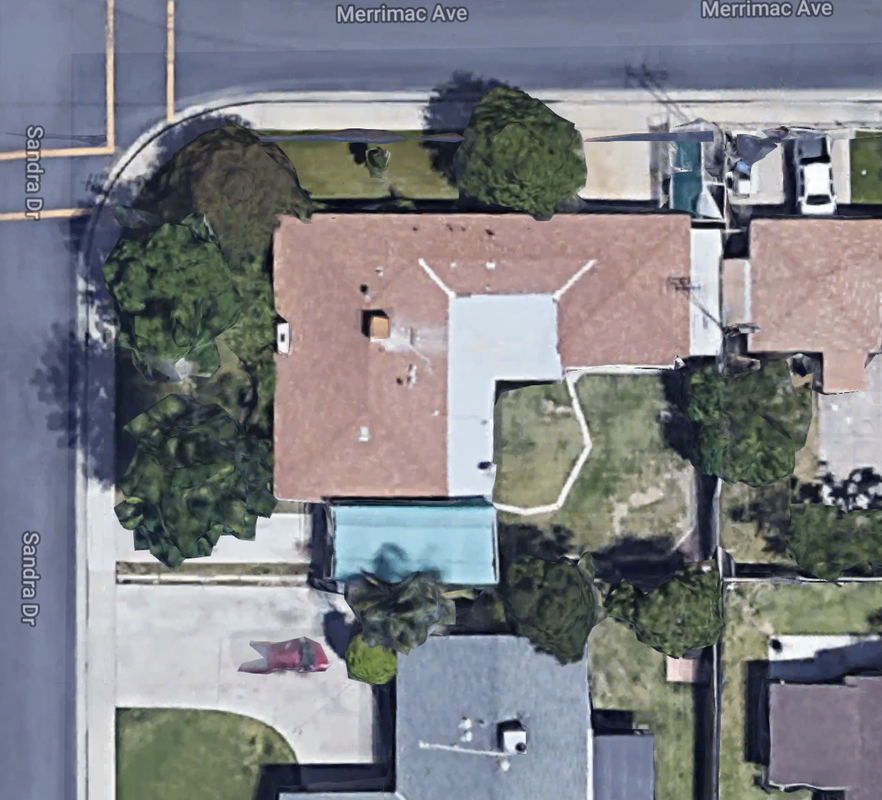
#> input picture segmentation/sample_images/image3.png, 882 x 800 px, shrunk from 1258 x 1140 before the run
$ jupyter execute --allow-errors 'segmentation jupyter.ipynb'   (older library calls are emulated)
#> lines starting #> are read from the running program, lines starting #| are printed output that depends on the picture; after the words box and inside, x2 and y2 are one past the last pixel; in counts of white or black regions, pixels touching at a corner belong together
# Method 1: Watershed

[cell 1]
import numpy as np
import cv2 as cv
from matplotlib import pyplot as plt

[cell 2]
img = cv.imread('./sample_images/image3.png',)
#> img is the input picture: shape (800, 882, 3); mean B, G, R 131.7, 127.3, 125.4
gray = cv.cvtColor(img,cv.COLOR_BGR2GRAY)

[cell 3]
# option1
#retval, threshold = cv.threshold(gray, 150, 255, cv.THRESH_BINARY)

# option2
ret, thresh = cv.threshold(gray,0,255,cv.THRESH_BINARY_INV + cv.THRESH_OTSU) #+cv.THRESH_OTSU
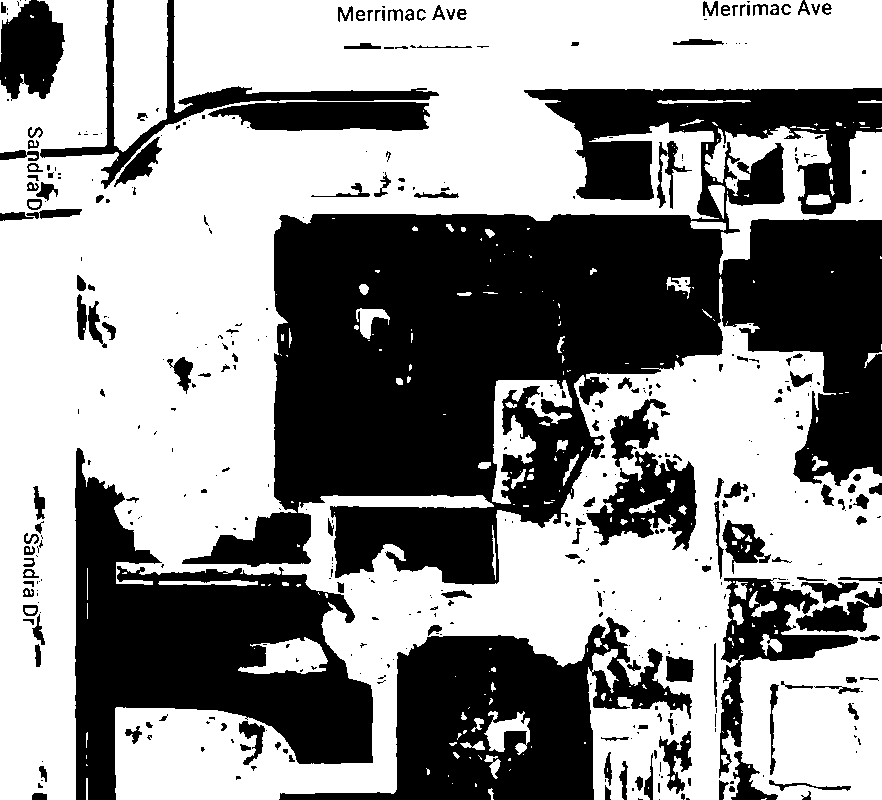
#> thresh: shape (800, 882); 57.2% white; 438 black regions (268 under 20 px), largest, box (x1, y1, x2, y2) and area: (182, 88, 882, 585) 170261, (75, 448, 373, 800) 47027, (279, 617, 692, 800) 32993
#> ret = 133

### Plotting the original image and first segmentation

[cell 4]
fig,ax = plt.subplots(ncols=2,nrows=1, figsize=(15,5))
ax[0].imshow(img)
ax[1].imshow(thresh)

fig.show()
#> figure, not shown here; B, G, R data is drawn as R, G, B

### Testing to blur the images (not using this yet)

[cell 5]
#blur = cv.blur(img,(20,20))
#plt.imshow(blur)

## Using another version of the filters above (this time with better results)

[cell 6]
gray = cv.cvtColor(img,cv.COLOR_BGR2GRAY)

# option1
retval, threshold = cv.threshold(gray, 150, 255, cv.THRESH_BINARY)
#> threshold: shape (800, 882); 34.6% white; 433 white regions (251 under 20 px), largest, box (x1, y1, x2, y2) and area: (274, 214, 723, 584) 95705, (75, 449, 373, 800) 45543, (721, 220, 882, 485) 26372
# option2
ret, thresh = cv.threshold(gray,0,255,cv.THRESH_BINARY_INV + cv.THRESH_OTSU) #+cv.THRESH_OTSU

[cell 7]
# noise removal
kernel = np.ones((3,3),np.uint8)
opening = cv.morphologyEx(thresh,cv.MORPH_OPEN,kernel, iterations = 1)
#> opening: shape (800, 882); 56.6% white; 300 black regions (186 under 20 px), largest, box (x1, y1, x2, y2) and area: (182, 88, 882, 585) 171939, (75, 448, 373, 800) 48070, (279, 617, 692, 800) 33573

# sure background area
sure_bg = cv.dilate(opening,kernel,iterations=7)
#> sure_bg: shape (800, 882); 74.3% white; 40 black regions (6 under 20 px), largest, box (x1, y1, x2, y2) and area: (281, 221, 715, 500) 78917, (82, 487, 366, 800) 33316, (729, 227, 882, 471) 21976

# Finding sure foreground area
dist_transform = cv.distanceTransform(opening,cv.DIST_L2,5)
ret, sure_fg = cv.threshold(dist_transform,0.05*dist_transform.max(),255,0)
#> sure_fg: shape (800, 882) float32; 42.2% white; 132 white regions (81 under 20 px), largest, box (x1, y1, x2, y2) and area: (0, 0, 882, 800) 183379, (326, 330, 882, 800) 55939, (119, 670, 394, 800) 14242
#> ret = 4.25

# Finding unknown region
sure_fg = np.uint8(sure_fg)
unknown = cv.subtract(sure_bg,sure_fg)
#> unknown: shape (800, 882); 32.1% white; 70 white regions, largest, box (x1, y1, x2, y2) and area: (71, 84, 882, 800) 139320, (691, 474, 882, 800) 26171, (0, 0, 443, 225) 21130

### We are looking for an image like the one on the very right, with the house

[cell 8]
fig,ax = plt.subplots(ncols=3,nrows=1, figsize=(20,10))
#plt.figure()

ax[0].imshow(sure_bg)
ax[1].imshow(sure_fg)
ax[2].imshow(unknown)

fig.show()

[cell 9]
plt.imshow(unknown)

[cell 10]
unknown2 = unknown.copy()
unknown2[unknown2 == 255] = 0
#> unknown2: shape (800, 882); every value is 0
unknown2[unknown2 == 0] = 255
#> unknown2: shape (800, 882); every value is 255

[cell 11]
unknown2 = 255 - unknown
#> unknown2: shape (800, 882); 67.9% white; 70 black regions

[cell 12]
plt.imshow(unknown2)

[cell 13]
blur2 = cv.blur(unknown,(40,40))
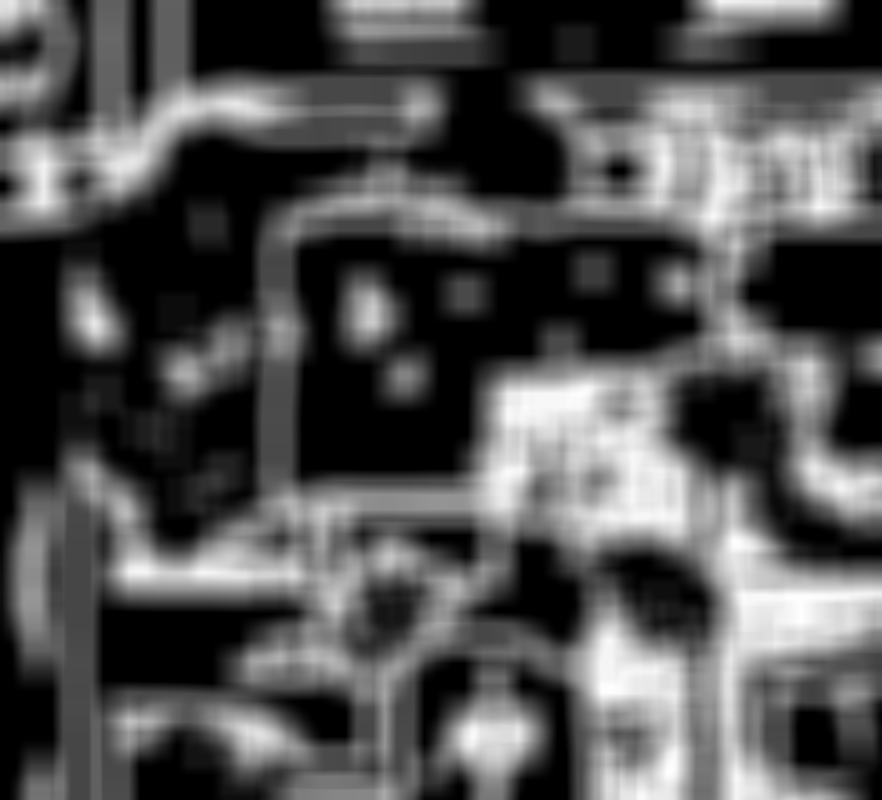
#> blur2: shape (800, 882); min 0, max 255, mean 81.8
plt.imshow(blur2)

# run k-nearest on segmented image

[cell 14]
Z = img.reshape((-1,3))

# convert to np.float32
Z = np.float32(Z)

[cell 15]
# define criteria, number of clusters(K) and apply kmeans()
criteria = (cv.TERM_CRITERIA_EPS + cv.TERM_CRITERIA_MAX_ITER, 10, 1.0)
K = 2
ret,label,center=cv.kmeans(Z,K,None,criteria,100,cv.KMEANS_RANDOM_CENTERS)
#> ret = 2.38e+09; center = [[168.4, 162.2, 164.3], [79.32, 77.43, 69.83]]

center = np.uint8(center)
#> center = [[168, 162, 164], [79, 77, 69]]
res = center[label.flatten()]
res2 = res.reshape((img.shape))
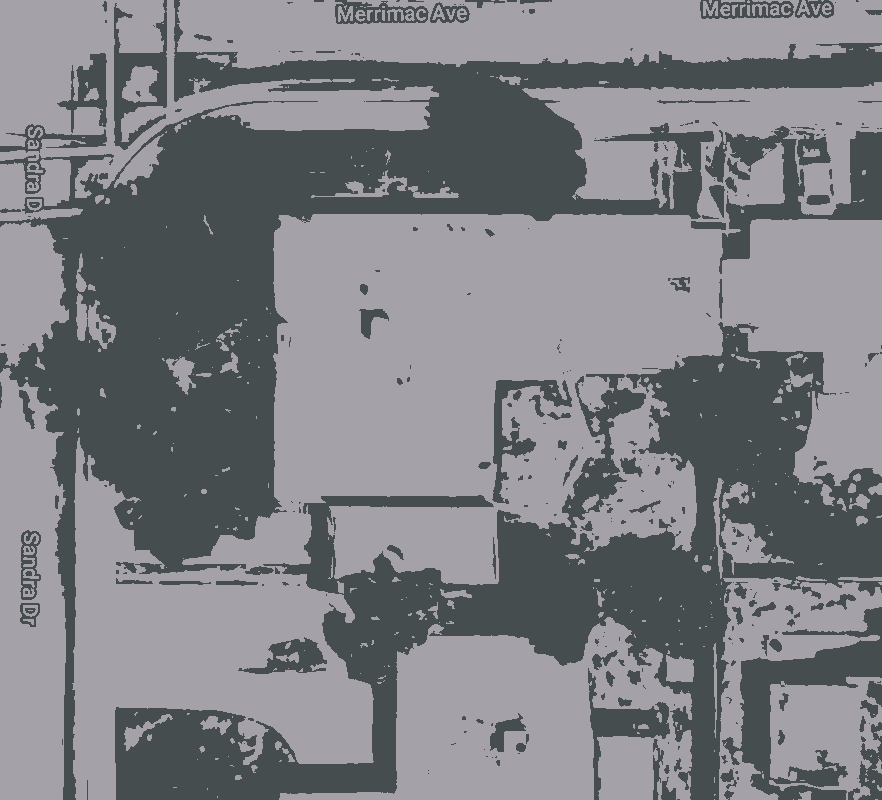
#> res2: shape (800, 882, 3); mean B, G, R 131.3, 127, 124.9

[cell 16]
plt.imshow(res2)

# Contours

unknown2 = unknown2.astype("int8")

[cell 17]
img2 = img.copy()

[cell 18]
plt.rcParams["figure.figsize"] = (8,8)

_, contours, _ = cv.findContours(unknown2, cv.RETR_EXTERNAL, cv.CHAIN_APPROX_SIMPLE)
#> contours = 165 contours, 92 with area under 20; largest, box (x1, y1, x2, y2) and area: (0, 0, 882, 800) 198812, (281, 221, 715, 500) 83427, (326, 330, 882, 800) 56781, (82, 487, 366, 800) 32575, (729, 227, 882, 471) 21544

for cont in contours:

    # epsilon is the maximum distance between the contour and the approximated contour
    # epsilon = error_rate * actual_arc_length

    epsilon = 0.01 * cv.arcLength(cont, True)

    # use approxPolyDP to approximate the polygon
    approx = cv.approxPolyDP(cont, epsilon, True)

    img2 = cv.drawContours(img2, [approx], 0, (0,0,255), 3)
#> this loop made 165 passes
#> epsilon on passes 1 to 3: 0.277, 0.182, 0.393
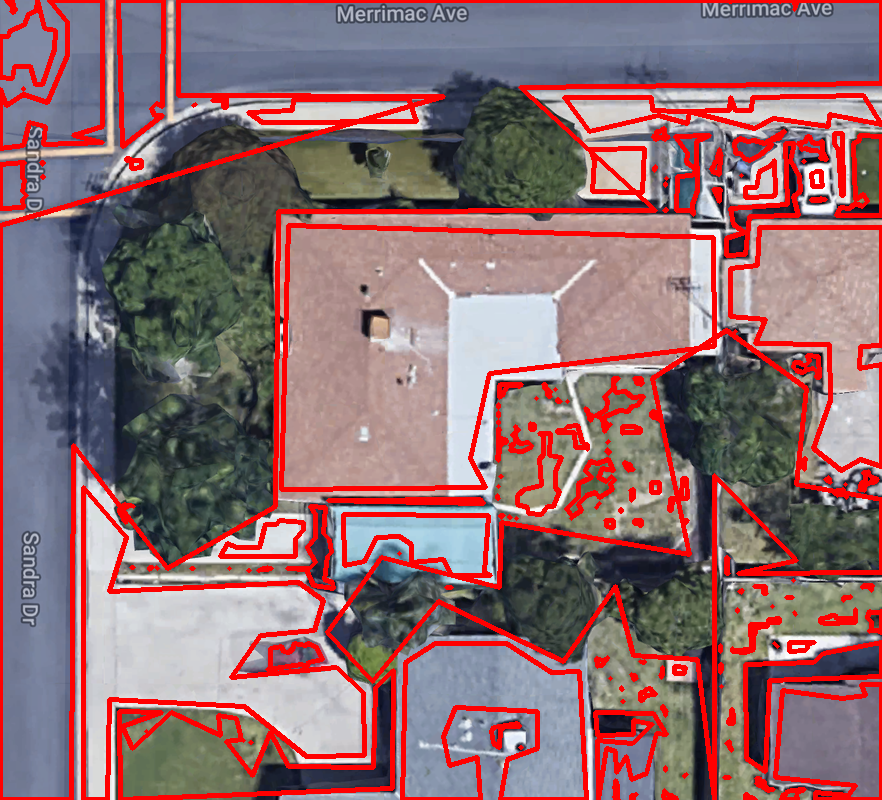
#> img2: shape (800, 882, 3); mean B, G, R 112.6, 109, 143.8


plt.figure("Drawing contours")
plt.imshow(img2)
plt.show()

#> (a cell that did not finish here is left out)

[cell 20]
centre = (img.shape[0]/2, img.shape[1]/2)
#> centre = (400, 441)

valid_contours = []

for cont in contours:

    dist = cv.pointPolygonTest(cont,centre,False)
    if  dist != -1:
        valid_contours += [cont]
#> this loop made 165 passes
#> dist on passes 1, 2, 3, 4, 5, 6, 13, 16, 17, 18, 19, 21: -1, -1, -1, -1, -1, -1, -1, -1, -1, -1, -1, -1
#> (cont, dist) on passes 7 to 12: ([[724, 777], [729, 777]], -1), ([[684, 775], [684, 776]], -1), ([[686, 774]], -1), ([[665, 767], [665, 770]], -1), ([[520, 747], [521, 747]], -1), ([[250, 742], [251, 742]], -1)

print("{} contour(s) found".format(len(valid_contours)))
#| 1 contour(s) found

[cell 21]
plt.rcParams["figure.figsize"] = (8,8)

img2 = img.copy()

_, contours, _ = cv.findContours(unknown2, cv.RETR_EXTERNAL, cv.CHAIN_APPROX_SIMPLE)

for cont in valid_contours:

    # epsilon is the maximum distance between the contour and the approximated contour
    # epsilon = error_rate * actual_arc_length

    epsilon = 0.01 * cv.arcLength(cont, True)

    # use approxPolyDP to approximate the polygon
    approx = cv.approxPolyDP(cont, epsilon, True)

    img2 = cv.drawContours(img2, [approx], 0, (0,0,255), 3)
#> this loop made 1 pass
#> epsilon on pass 1: 15.85


plt.figure("Drawing contours")
plt.imshow(img2)
plt.show()

[cell 22]
surface = cv.contourArea(valid_contours[0])
#> surface = 83427
surface / (img.shape[0] * img.shape[1])
#> Out = 0.118

### Applying further filters

[cell 23]
### # Marker labelling
ret, markers = cv.connectedComponents(sure_fg)
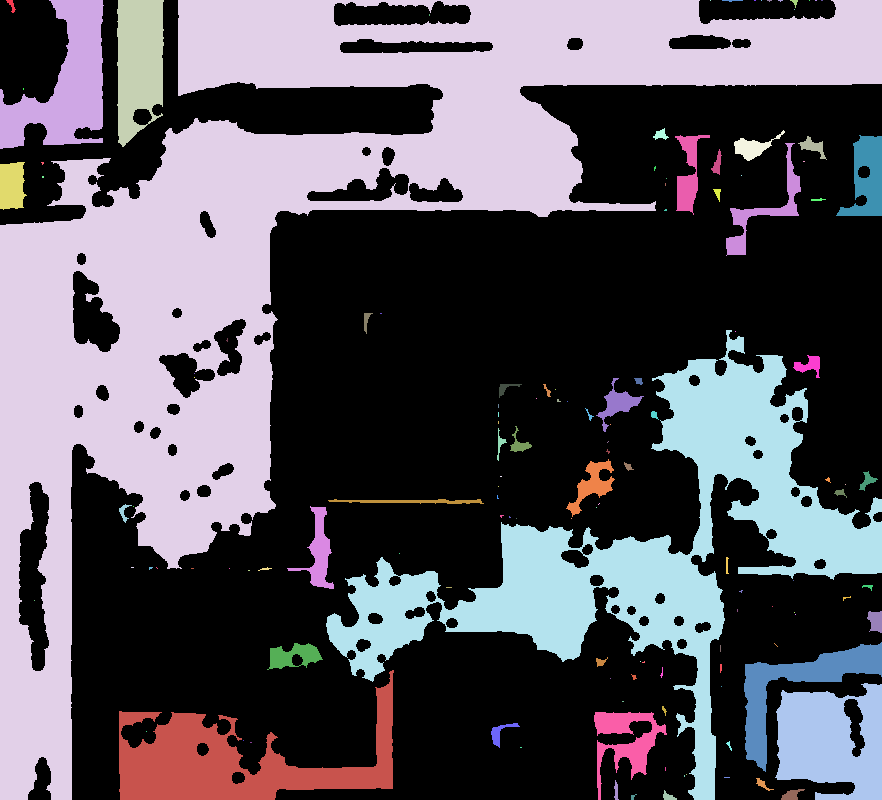
#> markers: shape (800, 882) int32; 133 distinct labels, from 0 to 132; one colour per label, 0 black
#> ret = 133
# Add one to all labels so that sure background is not 0, but 1
markers = markers+1
#> markers: shape (800, 882) int32; 133 distinct labels, from 1 to 133
# Now, mark the region of unknown with zero
markers[unknown==255] = 0
#> markers: shape (800, 882) int32; 134 distinct labels, from 0 to 133

[cell 24]
plt.imshow(markers)

[cell 25]
markers = cv.watershed(img,markers)
#> markers: shape (800, 882) int32; 128 distinct labels, from -1 to 133
img[markers == -1] = [255,0,0]
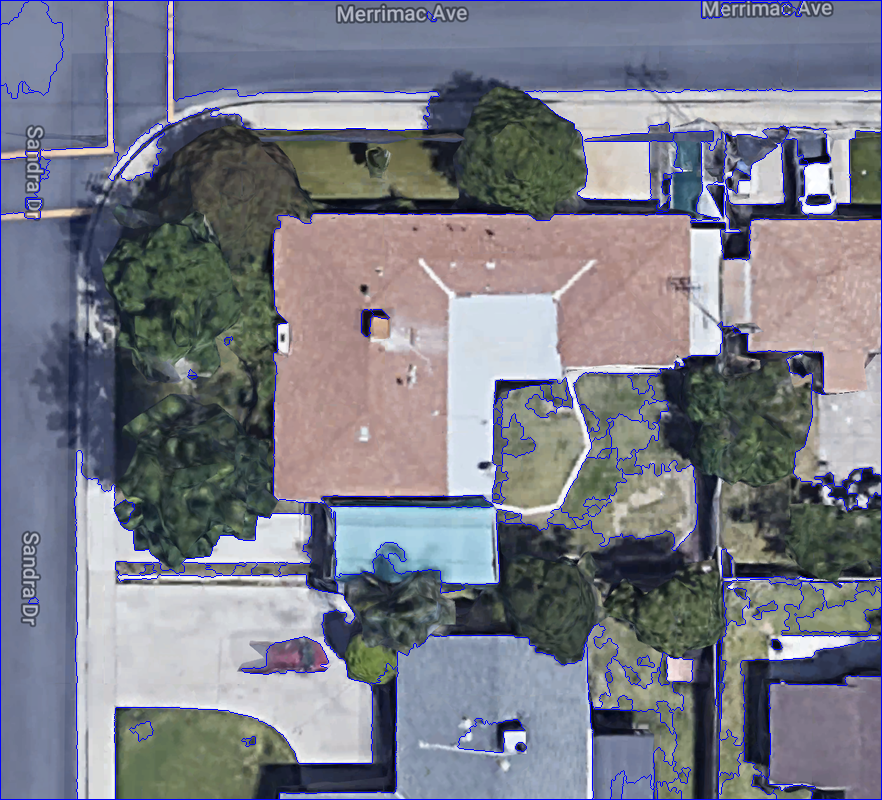
#> img: shape (800, 882, 3); 2.67% of pixels changed, all inside (x1, y1, x2, y2) = (0, 0, 882, 800)

# Method 2: K-Means

[cell 26]
import numpy as np
import cv2

img = cv2.imread('./sample_images/image3.png')
#img = cv2.cvtColor(img,cv.COLOR_BGR2GRAY)
Z = img.reshape((-1,3))

# convert to np.float32
Z = np.float32(Z)

[cell 27]
# define criteria, number of clusters(K) and apply kmeans()
criteria = (cv2.TERM_CRITERIA_EPS + cv2.TERM_CRITERIA_MAX_ITER, 10, 1.0)
K = 2
ret,label,center=cv2.kmeans(Z,K,None,criteria,10,cv2.KMEANS_RANDOM_CENTERS)
#> ret = 2.38e+09; center = [[168.1, 161.9, 163.9], [78.79, 76.99, 69.36]]

[cell 28]
# Now convert back into uint8, and make original image
center = np.uint8(center)
#> center = [[168, 161, 163], [78, 76, 69]]
res = center[label.flatten()]
res2 = res.reshape((img.shape))

plt.imshow(res2)
